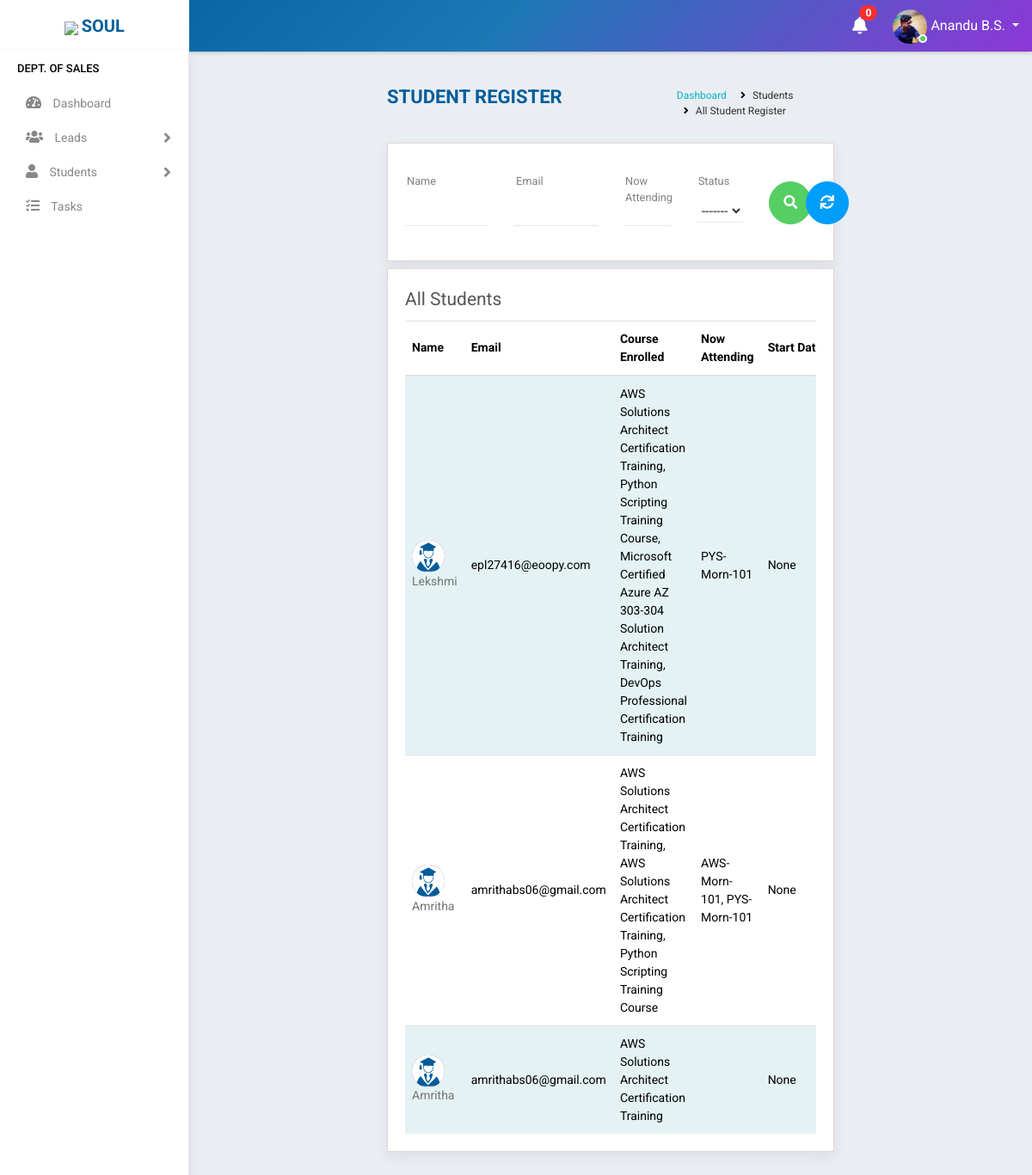
Page /student_register (signed in) on the committed database.
### accounts/models.py (models this page shows, shortened)
class Staff(models.Model):
    value= (
    ('1', 'Operations'),
    ('2', 'Sales'),
    ('3', 'Trainer'),
    ('4', 'Admin'),
    )
    state = (
    ('Andhra Pradesh','Andhra Pradesh'),
    ('Arunachal Pradesh','Arunachal Pradesh'),
    ('Assam','Assam'),
    ('Bihar','Bihar'),
    ('Chhattisgarh','Chattisgarh'),
    ('Goa','Goa'),
    ('Gujarat','Gujarat'),
    ('Haryana','Haryana'),
    ('Himachal Pradesh','Himachal Pradesh'),
    ('Jharkhand','Jharkhand'),
    ('Karnataka','Karnataka'),
    ('Kerala','Kerala'),
    ('Madhya Pradesh','Madhya Pradesh'),
    ('Maharashtra','Maharashtra'),
    ('Manipur','Manipur'),
    ('Meghalaya','Meghalaya'),
    ('Mizoram','Mizoram'),
    ('Nagaland','Nagaland'),
    ('Odisha','Odisha'),
    ('Rajasthan','Rajasthan'),
    ('Sikkim','Sikkim'),
    ('Tamil Nadu','Tamil Nadu'),
    ('Telangana','Telangana'),
    ('Tripura','Tripura'),
    ('Uttar Pradesh','Uttar Pradesh'),
    ('Uttarakhand','Uttarakhand'),
    ('West Bengal','West Bengal')
    )
    groups = (
        ('AB+', 'AB+'),
        ('AB-', 'AB-'),
        ('A+', 'A+'),
        ('A-', 'A-'),
        ('B+', 'B+'),
        ('B-', 'B-'),
        ('O+', 'O+'),
        ('O-', 'O-'),
        )
    user = models.OneToOneField(User,on_delete=models.CASCADE,null=True,blank=True)
    name = models.CharField(max_length=100,null=True, blank=True)
    empid = models.CharField(max_length=100,null=True, blank=True)
    mobile = models.CharField(max_length=10,null=True, blank=True)
    email = models.EmailField(max_length=200,null=True, blank=True)
    sex = models.CharField(max_length=10,null=True,choices=(('Male','Male'),('Female','Female')), blank=True)
    dob = models.DateField(null=True, blank=True)
    doj = models.DateField(null=True, blank=True)
    blood_group = models.CharField(max_length=100,null=True, blank=True,choices=groups)
    house = models.CharField(max_length=100,null=True, blank=True)
    street =models.CharField(max_length=100,null=True, blank=True)
    street2 =models.CharField(max_length=100,null=True, blank=True)
    city = models.CharField(max_length=100,null=True, blank=True)
    state = models.CharField(max_length=100,null=True,choices=state, blank=True)
    stype = models.CharField(max_length=100,null=True,choices=value, blank=True)
    status = models.CharField(max_length=20,choices=(('Active','Active'),('Inactive','Inactive')),default='Active')
    profile_pic = models.ImageField(null=True, blank=True,default="user-circle-solid.jpg")

class Student(models.Model):
    state = (
    ('Andhra Pradesh','Andhra Pradesh'),
    ('Arunachal Pradesh','Arunachal Pradesh'),
    ('Assam','Assam'),
    ('Bihar','Bihar'),
    ('Chhattisgarh','Chattisgarh'),
    ('Goa','Goa'),
    ('Gujarat','Gujarat'),
    ('Haryana','Haryana'),
    ('Himachal Pradesh','Himachal Pradesh'),
    ('Jharkhand','Jharkhand'),
    ('Karnataka','Karnataka'),
    ('Kerala','Kerala'),
    ('Madhya Pradesh','Madhya Pradesh'),
    ('Maharashtra','Maharashtra'),
    ('Manipur','Manipur'),
    ('Meghalaya','Meghalaya'),
    ('Mizoram','Mizoram'),
    ('Nagaland','Nagaland'),
    ('Odisha','Odisha'),
    ('Rajasthan','Rajasthan'),
    ('Sikkim','Sikkim'),
    ('Tamil Nadu','Tamil Nadu'),
    ('Telangana','Telangana'),
    ('Tripura','Tripura'),
    ('Uttar Pradesh','Uttar Pradesh'),
    ('Uttarakhand','Uttarakhand'),
    ('West Bengal','West Bengal')
)
    groups = (
    ('AB+', 'AB+'),
    ('AB-', 'AB-'),
    ('A+', 'A+'),
    ('A-', 'A-'),
    ('B+', 'B+'),
    ('B-', 'B-'),
    ('O+', 'O+'),
    ('O-', 'O-'),
    )
    user= models.OneToOneField(User,on_delete=models.CASCADE,null=True,blank=True)
    name = models.CharField(max_length=100,blank=True)
    mobile = models.CharField(max_length=10,blank=True)
    email = models.EmailField(max_length=200,blank=True)
    sex = models.CharField(max_length=10,null=True,choices=(('Male','Male'),('Female','Female')),blank=True)
    dob = models.DateField(null=True, blank=True)
    blood_group = models.CharField(max_length=100,null=True, blank=True,choices=groups)
    house = models.CharField(max_length=100,null=True,blank=True)
    street =models.CharField(max_length=100,null=True,blank=True)
    street2 =models.CharField(max_length=100,null=True,blank=True)
    city = models.CharField(max_length=100,null=True,blank=True)
    state = models.CharField(max_length=100,null=True,choices=state,blank=True)
    course_enrolled = models.CharField(max_length=1000,null=True,blank=True)
    now_attending = models.CharField(max_length=1000,null=True,blank=True)
    start_date = models.DateField(null=True,blank=True)
    shared = models.BooleanField(default=False,choices=((True, 'Yes'), (False, 'No')),blank=True)
    payment = models.CharField(max_length=10,choices=(('Full','Full'),('Half','Half')),default='Half',blank=True)
    status = models.CharField(max_length=20,choices=(('Active','Active'),('Inactive','Inactive')),default='Active',blank=True)
    profile_pic = models.ImageField(null=True,default="student.jpg")
    total_fees = models.IntegerField(null=True,blank=True)
    fees_paid = models.IntegerField(null=True,blank=True)
    balance = models.IntegerField(null=True,blank=True)

class Courses(models.Model):
    name = models.CharField(max_length=300,null=True)
    fee = models.CharField(max_length=6)
    link = models.CharField(max_length=1000,null=True, blank=True)
    project_file = models.CharField(max_length=1000,null=True,blank=True)
    pic = models.ImageField(null=True, blank=True)
    def __str__(self):
        return self.name

### accounts/views.py (the view)
# urls.py: path('student_register',StudentRegister.as_view(),name='student_register'),
class StudentRegister(View):
    def get(self, request):
        user=request.user
        if user.is_authenticated:
            try:
                s= Staff.objects.get(user=user)
                if s.stype =="1" or s.stype =="2" or s.stype == "3" or s.stype == "4":
                    note = Notification.objects.filter(receiver=user).filter(status="Not Read").order_by('-datetime')
                    no_count = note.count()
                    students=Student.objects.all()
                    f=StudentFilter(self.request.GET,queryset=students)
                    students=f.qs
                    for i in students:
                        course_data = StudentCourseData.objects.filter(student=i)
                        i.course_enrolled=[]
                        i.now_attending=[]
                        x=0
                        scd = StudentCourseData.objects.filter(student=i)
                        for k in scd:
                            if k.optional == "Yes":
                                print(k.optional)
                                x = x+1
                        if x > 0:
                            i.shared = True
                        elif x == 0:
                            i.shared = False
                        for j in course_data:
                            i.course_enrolled.append(j.batch.subject)
                            if j.batch.status == "Ongoing":
                                i.now_attending.append(j.batch.batchcode)
                        i.save()
                    return render(request,'accounts/student_register.html',{'s':s,'f':f,'students':students,'note':note,'no_count':no_count})
                else:
                    return redirect('logout')
            except:
                return redirect('home')
        else:
            return redirect('logout')

### accounts/templates/accounts/student_register.html (shortened to what this page needs)
{% extends 'accounts/main.html' %}
    {% block content %}
<div class="main-wrapper">
    {% include 'accounts/navbar.html' %}
    {% if s.stype == "1" %}
    {% include 'accounts/sidebar_operations.html' %}
    {% elif s.stype == "2" %}
    {% include 'accounts/sidebar_sales.html' %}
    {% elif s.stype == "3" %}
    {% include 'accounts/sidebar_trainer.html' %}
    {% elif s.stype == "4" %}
    {% include 'accounts/sidebar_admin.html' %}
    {% endif %}
    <div class="page-wrapper">
        <div class="content container-fluid">
            <div class="page-header">
                <div class="row">
                    <div class="col-lg-7 col-md-12 col-sm-12 col-12">
                        <h5 class="text-uppercase">Student Register</h5>
                    </div>
                    <div class="col-lg-5 col-md-12 col-sm-12 col-12">
                        <ul class="list-inline breadcrumb float-right">
                        <li class="list-inline-item"><a href="{% url 'home' %}">Dashboard</a></li>
                        <li class="list-inline-item">Students</li>
                        <li class="list-inline-item">All Student Register</li>
                        </ul>
                    </div>
                </div>
            </div>
            <form method="get">
                <div >
            <div class="content-page">
                <div class="row filter-row">
                    <div class="col-sm-6 col-md-3">
                        <div class="form-group custom-mt-form-group">
                        {{f.form.name}}
                        <label class="control-label">Name</label><i class="bar"></i>
                        </div>
                    </div>
                    <div class="col-sm-6 col-md-3">
                        <div class="form-group custom-mt-form-group">
                        {{f.form.email}}
                        <label class="control-label">Email</label><i class="bar"></i>
                        </div>
                    </div>
                    <div class="col-sm-6 col-md-2">
                        <div class="form-group custom-mt-form-group">
                        {{f.form.now_attending}}
                        <label class="control-label">Now Attending</label><i class="bar"></i>
                        </div>
                    </div>
                    <div class="col-sm-6 col-md-2">
                        <div class="form-group custom-mt-form-group">
                        {{f.form.status}}
                        <label class="control-label">Status</label><i class="bar"></i>
                        </div>
                    </div>
                    <div class="col-sm-6 col-md-1">
                        <button type="submit" class="btn btn-success btn-block mt-4 mb-2"  style="height: 30px;width:50px;border-radius: 50px 50px 50px 50px"><i class="fa fa-search" aria-hidden="true"></i></button>
                    </div>
                    <div class="col-sm-6 col-md-1">
                        <a type="reset" href="{% url 'student_register' %}" class="btn btn-info btn-block mt-4 mb-2"  style="height: 30px;width:50px;border-radius: 50px 50px 50px 50px"><i class="fas fa-sync" aria-hidden="true"></i></a>
                    </div>
                </div></div>
            </form>
            {% include 'accounts/mini/student_register.html' %}
</div>
</div>
</div>
{% endblock %}

### accounts/templates/accounts/navbar.html (shortened to what this page needs)
<div class="header">
    <div class="header-left">
        <a href="https://www.teqstories.com" class="logo">
            <img src="https://www.teqstories.com/assets/images/Blue.png" style="height: 40px;width:auto;">
            <span class="text-uppercase"><b>Soul</b></span>
        </a>
    </div>
    <div class="page-title-box float-left">
    </div>
    <ul class="nav user-menu float-right">
        {% include 'accounts/mini/notify.html' %}
        <li class="nav-item dropdown has-arrow">
            <a href="#" class="dropdown-toggle nav-link user-link" data-toggle="dropdown">
                <span class="user-img">
                    {% if request.user.staff.profile_pic %}
                    <img class="rounded-circle" src="{{request.user.staff.profile_pic.url}}" width="40" height="40" alt="Admin">
                    {% endif %}
                    <span class="status online"></span></span>
                <span>{{request.user.staff.name|title}}</span>
            </a>
        </li>
    </ul>
</div>

### accounts/templates/accounts/mini/student_register.html (shortened to what this page needs)
<div class="row mt-2">
    <div class="col-lg-12">
        <div class="content-page">
            <div class="row">
                <div class="col-lg-12 col-md-12 col-sm-12 col-12">
                    <div class="page-title mb-2">
                        All Students
                    </div>
                    <div class="table-responsive">
                        <table class="table table-striped custom-table">
                            <thead>
                                <tr>
                                    <th style="min-width:50px;">Name </th>
                                    <th style="min-width:74px;">Email</th>
                                    <th style="min-width:50px;">Course Enrolled</th>
                                    <th style="min-width:50px;">Now Attending</th>
                                    <th style="min-width:98px;">Start Date</th>
                                </tr>
                            </thead>
                            <tbody>
                                {% for student in students %}
                                {% if student.user.is_active %}
                                <tr>
                                    <td>
                                        <h2><a href="{% url 'student_profile_view' student.id %}" class="avatar text-white">
                                            <img src="{{student.profile_pic.url}}" width="40" height="40" alt="{{student.name}}">
                                        </a></h2>
                                        <h2><a href="{% url 'student_profile_view' student.id %}">{{student.name}}</a></h2>
                                    </td>
                                    <td>{{student.email}}</td>
                                    <td>{{student.course_enrolled|join:", " }}</td>
                                    <td>{{student.now_attending|join:", " }}</td>
                                    <td>{{student.start_date}}</td>
                                </tr>
                                {% endif %}
                                {% empty %}
                                    <h3>No students in list</h3>
                                {% endfor %}
                            </tbody>
                        </table>
                    </div>
                </div>
            </div>
        </div>
    </div>

### rows in the picture
Student: profile_pic (picture), name "Lekshmi", email "epl27416@eoopy.com", course_enrolled "AWS Solutions Architect Certification Training, Python Scripting Training Course, Microsoft Certified Azure AZ 303-304 Solution Architect Training, DevOps Professional Certification Training", now_attending "PYS-Morn-101", start_date "None"
Student: profile_pic (picture), name "Amritha", email "amrithabs06@gmail.com", course_enrolled "AWS Solutions Architect Certification Training, AWS Solutions Architect Certification Training, Python Scripting Training Course", now_attending "AWS-Morn-101, PYS-Morn-101", start_date "None"
Student: profile_pic (picture), name "Amritha", email "amrithabs06@gmail.com", course_enrolled "AWS Solutions Architect Certification Training", start_date "None"

### other values in the picture
{{ no_count }} "0"
{{ request.user.staff.name|title }} "Anandu B.S."
